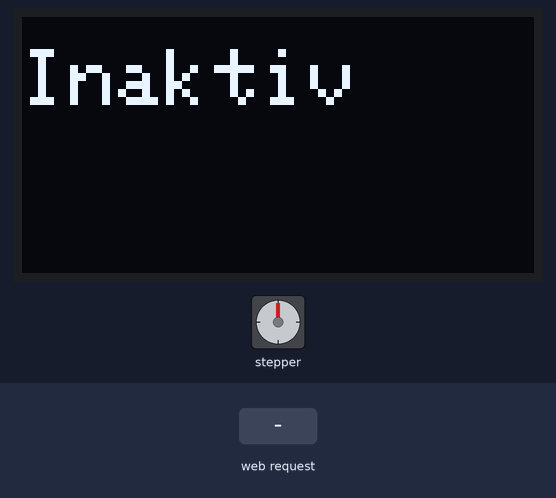
Recording of a sketch running on a simulated ESP8266 (NodeMCU). On the bench: stepper motor, 128×64 one-colour display. Wiring (inferred from the names in the program): stepper motor driver (60 steps per turn assumed): step GPIO 12; direction GPIO 13; enable GPIO 14. The test bench sets the inputs (shaded band). WiFi joins after 1.5 s; servers stay silent unless stated; network time is answered at once with the bench clock; the local clock reads 2024-03-15 10:24:30 at power-on unless the sketch sets it; what the sketch prints to the serial monitor is not drawn.

Above: at 4.9 s.
5.0 s: HTTP request GET /start_motor received
At 6.8 s:
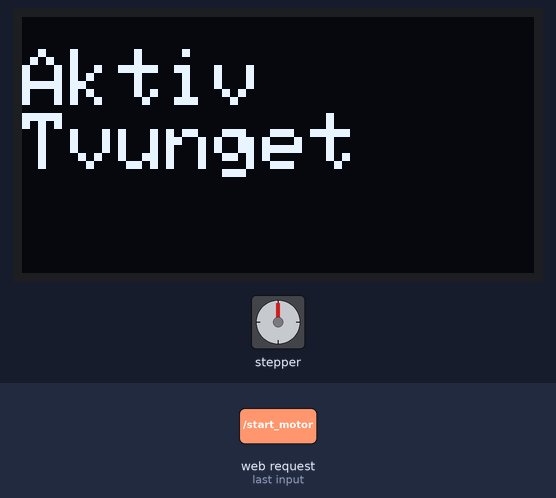
7.1 s: HTTP request GET /stop_motor received
At 8.5 s:
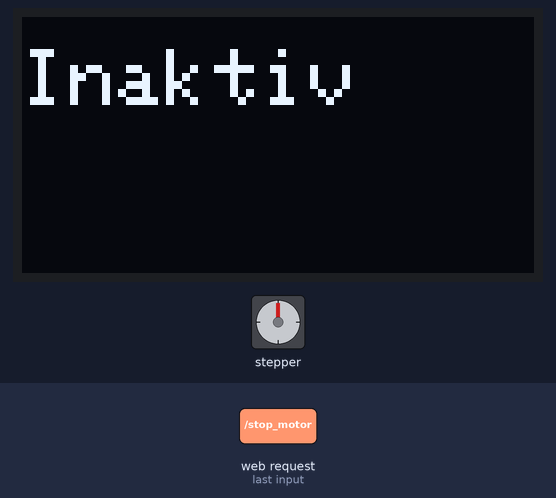
9.2 s: HTTP request GET /set_duration?duration=1 received
At 9.6 s:
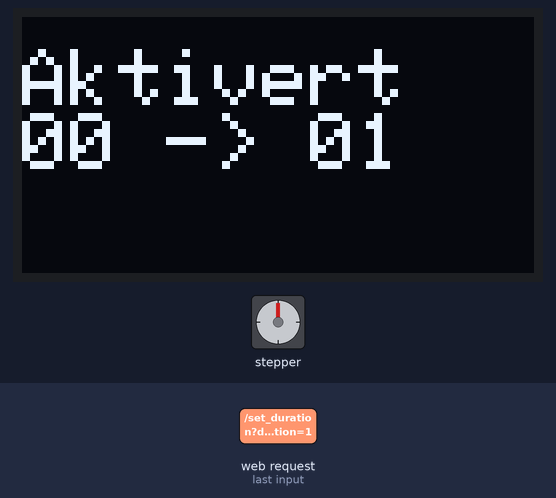
10.7 s: HTTP request GET /set_duration?duration=0 received
At 11.9 s:
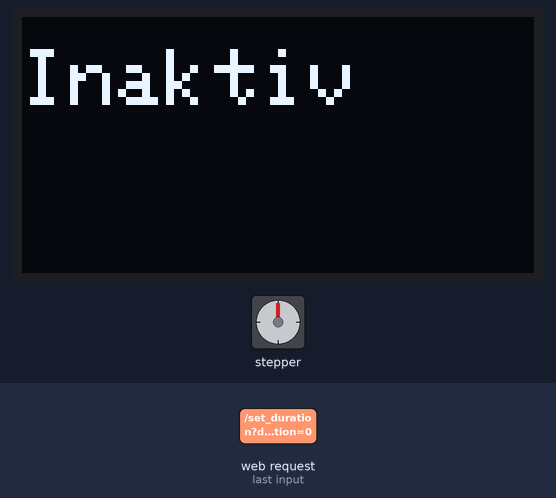
12.2 s: HTTP request GET /start_motor?duration=1 received
At 13.6 s:
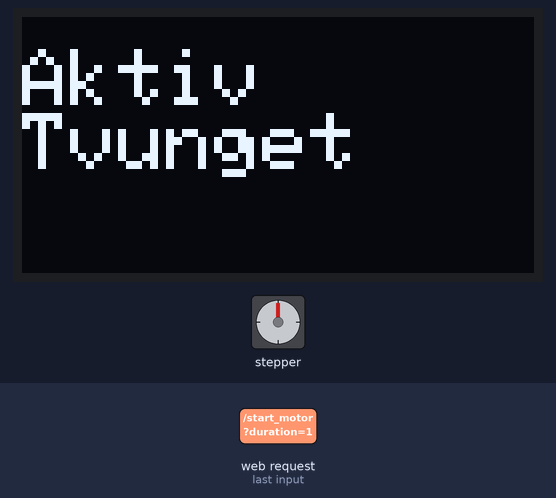
Timing chart, 0 to 15.2 s (numbered marks = the images above; inputs shaded):
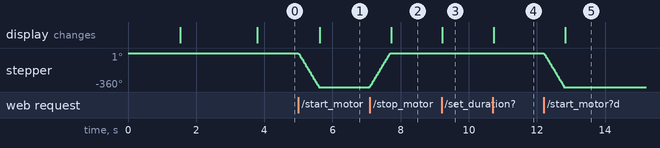

Measured:
- after the input at 5.0 s, stepper: turns 360° counter-clockwise in 0.59 s, starting at once; the display: changes after 0.63 s (image 1)
- after the input at 7.1 s, stepper: turns 360° clockwise in 0.59 s, starting at once; the display: changes after 0.63 s (image 2)
- after the input at 9.2 s, the display: changes at once (image 3)
- after the input at 10.7 s, the display: changes at once (image 4)
- after the input at 12.2 s, stepper: turns 360° counter-clockwise in 0.59 s, starting at once; the display: changes after 0.63 s (image 5)

The sketch:

main.ino
```cpp
// This program was built to fix an old water based central heating system.
// The system would not properly turn on and off, and would consume massive amounts of power.
// To fix this issue, this program was made to turn the system on and off on a timer.
// The user can activate or change the run-time of the system via the webserver.

// Board used: Nodemcu v3
// Stepper motor used: Nema 17
// Stepper motor driver board: A4988
// Display used: 128x64 OLED

#include <ESP8266WiFi.h>
#include <NTPClient.h>
#include <WiFiUdp.h>
#include <ESP8266WebServer.h>
#include <ESP8266HTTPClient.h>
#include <WiFiClient.h>
#include <Wire.h>
#include <SPI.h>
#include <Adafruit_GFX.h>
#include <Adafruit_SSD1306.h>

// OLED Screen setup
#define SCREEN_WIDTH 128
#define SCREEN_HEIGHT 64
#define OLED_RESET     -1
#define SCREEN_ADDRESS 0x3C
Adafruit_SSD1306 display(SCREEN_WIDTH, SCREEN_HEIGHT, &Wire, OLED_RESET);

// Define stepper motor pins
const int DIR = 13;
const int STEP = 12;
const int ENABLE = 14;

// Define stepper motor speed
const int steps_per_rev = 60;

// Wifi information
const char *ssid = "**************";
const char *password = "************";
IPAddress local_IP(192, 168, 1, 80);
IPAddress gateway(192, 168, 1, 1);
IPAddress subnet(255, 255, 0, 0);

// Address to local temperature sensor
const String serverName = "http://192.168.1.90/temperature";

// Initialize loop variables
bool running = false;
bool forced_run = false;
bool first_run = true;
float temperature;
int duration = 0; // Default duration

// Define a variable to store the last time temperature and hour were checked
unsigned long lastCheckTime = 0;
// Define a constant for the check interval in milliseconds (30 minutes)
const unsigned long checkInterval = 1800000;


// Initialize NTP, Wifi and HTTP clients
WiFiUDP ntpUDP;
WiFiClient client;
HTTPClient http;
NTPClient timeClient(ntpUDP, "pool.ntp.org", 3600);


ESP8266WebServer server(80); // Create web server on port 80

void handleRoot() {
  String html = "<html><head><meta charset='UTF-8'><meta name='viewport' content='width=device-width, initial-scale=1.0'>";
  html += "<style>* {font-family: Helvetica;}.heatcontrol {text-align: center;}h1, h2, p, label{ max-width: 100%; width: 90%; margin: 0 auto; margin-bottom: 10px; }";
  html += "input[type='submit'] { padding: 10px; color: white; border: 1px solid; cursor: pointer; border-radius:5px;}.form-inline { display: flex; justify-content: center; } .form-inline form { margin-right: 10px; }";
  html += "</style>";
  html += "</head><body>";
  html += "<div class='heatcontrol'>";
  html += "<h1>Varmekontroll</h1>";
  if (duration == 0){
    if (forced_run) {
      html += "<h2>Motor er: <span style='color:green';>AKTIV</span></h2>";
      html += "<p>Motoren er slått på med tving start knappen og kjører utenom vanlig rutine.</p>";
    }
    else {
      html += "<h2>Systemet er: <span style='color:red;'>AV</span></h2>";
      html += "<p>Sluttid er satt til 0, og systemet er derfor avslått.<br>Endre sluttid til å være høyere enn 0 for å slå på systemet.<br>Systemet vil være aktivt i så mange timer som sluttid er satt til.<br>Virketid er fra 00:00 til sluttid.</p>";
    }
  }
  else {
    if (forced_run) {
      html += "<h2>Motor er: <span style='color:green';>AKTIV</span></h2>";
      html += "<p>Motoren er slått på med tving start knappen og kjører utenom vanlig rutine.</p>";
    }
    else {
      html += "<h2>Systemet er: <span style='color:green';>AKTIVERT</span></h2>";
      html += "<h2>Varmesystemet er på fra kl 00:00 til 0" + String(duration) + ":00</h2>";
      html += "<p>Sett inn ny slutttid for å endre hvor lenge systemet står på.<br>Hvis sluttid settes til 0 vil systemet være avslått.</p>";
    }
  }
  html += "<form method='POST' action='/set_duration'>";
  html += "<label style='margin-right:10px;'>Sluttid:</label>";
  html += "<input style='width: 35;' type='number' name='duration' value='" + String(duration) + "' />";
  html += "<br><br><input style='border-color:blue; background-color: blue;' type='submit' value='Endre sluttid' />";
  html += "</form>";
  html += "<br>";
  html += "<div class='form-inline'>";
  html += "<form method='POST' action='/start_motor'>";
  html += "<input style='background-color: green; border-color: green;' type='submit' value='Tving start motor' />";
  html += "</form>";
  html += "<form method='POST' action='/stop_motor'>";
  html += "<input style='border-color: red; background-color: red;' type='submit' value='Tving stopp motor' />";
  html += "</form>";
  html += "</div>";
  html += "</div>";
  html += "</body></html>";
  server.send(200, "text/html", html);
}


void handleSetDuration() {
  // This function sets the duration value based on the input given by the user.
  if (server.hasArg("duration")) {
    duration = server.arg("duration").toInt();
  }
  DisplayStatus();
  handleRoot();
}

void handleStartMotor() {
  // This function is called whenever the motor is manually started by pressing the button on the website.
  // This can be done if the temperature is so low so that the system needs to be started outside of the normal cycle
  RunStepperMotor(0);
  forced_run = true;
  DisplayStatus();
  handleRoot();
}

void handleStopMotor() {
  RunStepperMotor(1);
  forced_run = false;
  DisplayStatus();
  handleRoot();
}

void setup() {
  // Begin serial on 115200
  Serial.begin(115200);

  // Connect to Wifi
  Serial.print("Configuring access point...");
    if (!WiFi.config(local_IP, gateway, subnet)) {
      Serial.println("STA Failed to configure");
    }
  WiFi.begin(ssid, password);
  while (WiFi.status() != WL_CONNECTED) {
    delay(500);
    Serial.print(".");
  }
  Serial.println("");
  Serial.println("WiFi connected, IP: ");
  Serial.print(WiFi.localIP());

    // Enable stepper motor pins
  pinMode(STEP, OUTPUT);
  pinMode(DIR, OUTPUT);
  pinMode(ENABLE, OUTPUT);
  // Disable stepper motor
  digitalWrite(ENABLE,HIGH);

  // Start display
  if(!display.begin(SSD1306_SWITCHCAPVCC, SCREEN_ADDRESS)) {
    Serial.println(F("SSD1306 allocation failed"));
    for(;;);
  }
  display.clearDisplay();
  timeClient.begin();
  delay(2000);

  // Start web server
  server.on("/", handleRoot);
  server.on("/set_duration", handleSetDuration);
  server.on("/start_motor", handleStartMotor);
  server.on("/stop_motor", handleStopMotor);
  server.begin();

  http.begin(client, serverName.c_str());
  int httpResponseCode = http.GET();
  if (httpResponseCode > 0) {
    temperature = http.getString().toFloat();
  }

  // Get current time in hour
  timeClient.update();
  int current_hour = timeClient.getHours();
}

void DisplayInit() {
  display.clearDisplay();
  display.setTextSize(2);
  display.setTextColor(WHITE);
  display.setCursor(0,8);
}

void RunStepperMotor(int direction) {
  digitalWrite(ENABLE,LOW); // Enable stepper motor
  digitalWrite(DIR, direction); // Choose direction
  // Stepper motor rotates steps_per_rev.
  for(int i = 0; i<steps_per_rev; i++) {
    digitalWrite(STEP, HIGH);
    delayMicroseconds(5000);
    digitalWrite(STEP, LOW);
    delayMicroseconds(5000);
  }
  digitalWrite(ENABLE,HIGH); // Disable stepper motor
}

void DisplayStatus() {
  DisplayInit();
  if(forced_run) {
    display.println("Aktiv");
    display.println("Tvunget");
  }
  else if(duration == 0){
    display.println("Inaktiv");
  }
  else {
    display.println("Aktivert");
    display.print("00 -> 0");
    display.println(duration);
  }
  display.display();
}


void loop()   {
  unsigned long currentTime = millis(); // Get current time in milliseconds

  // Check if it's time to check the temperature and current hour
  if (currentTime - lastCheckTime >= checkInterval) {
    // Update the last check time
    lastCheckTime = currentTime;

    // Perform temperature check
    http.begin(client, serverName.c_str());
    int httpResponseCode = http.GET();
    if (httpResponseCode > 0) {
      temperature = http.getString().toFloat();
    }

    timeClient.update(); // Update timeclient
    int current_hour = timeClient.getHours(); // Get current hour in hour

    // This loop checks if the current hour is less than the value of the duration and if the duration has been set to more than 0.
    // An example is if the current hour is 3 and the duration is 5, the script will check if the motor is running or not.
    // If the motor is not running, the motor will start.
    // If the motor is running, nothing will happen, as this is the intended behaviour.

    // if the current hour hour is more than the duration, and the motor is running, the motor will be stopped.
    if (current_hour <= duration) {
      if (!running && duration != 0) {
        RunStepperMotor(0); // Starts stepper motor
        running = true;
      }
    }
    else {
      if (running) {
        RunStepperMotor(1); // Stops the stepper motor
        running = false;
      }
    }
    DisplayStatus();
  }
  if(first_run) {
    DisplayStatus();
    first_run = false;
  }
  server.handleClient();
}
```
